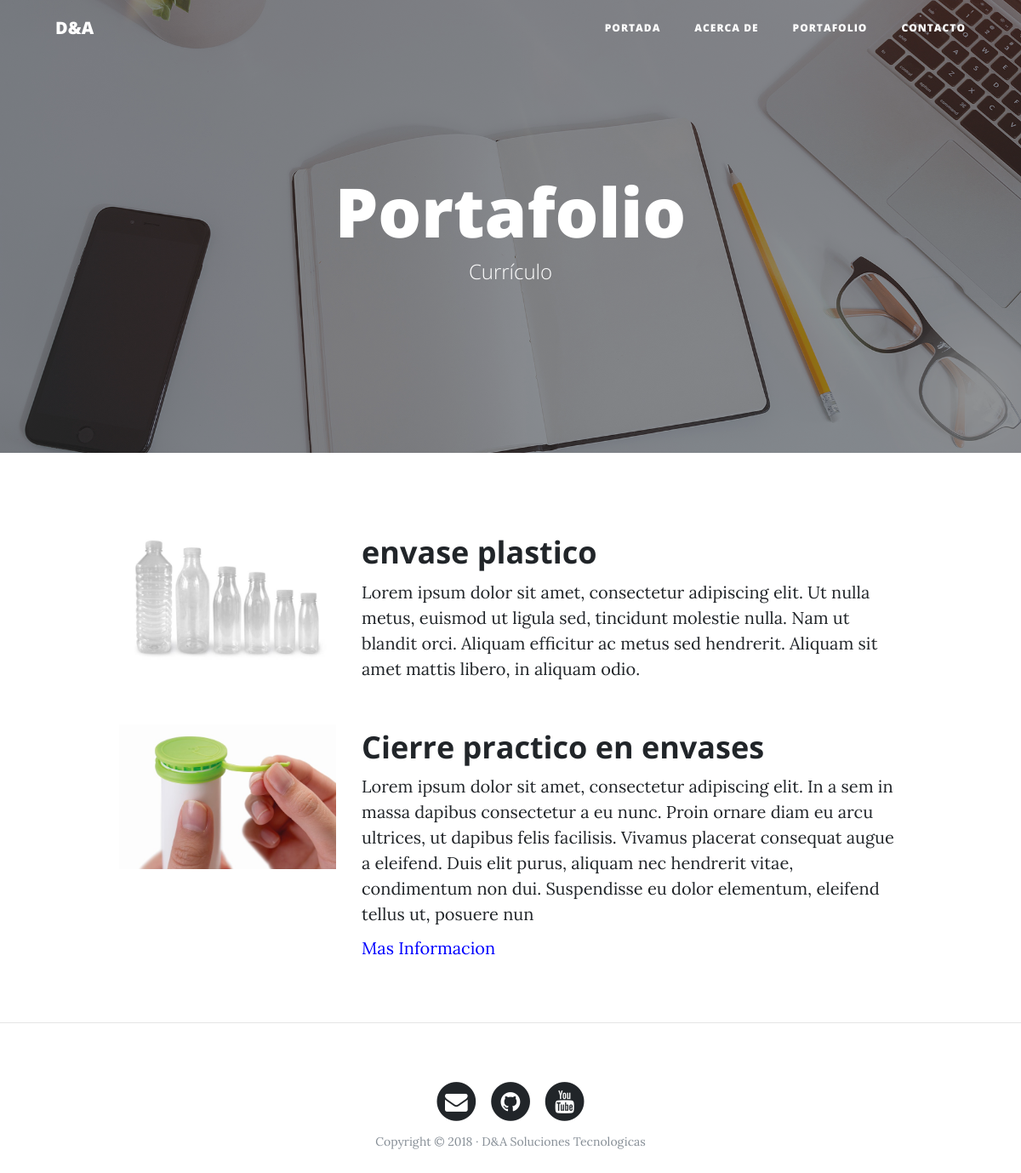
The page /portfolio/ on the database its author committed.
### portfolio/models.py (models this page shows, shortened)
class Project(models.Model):
    title = models.CharField(max_length=200,verbose_name ="titulo")
    description = models.TextField(verbose_name = "descripcion")
    image = models.ImageField(verbose_name ="Imagen", upload_to="projects")
    info = models.URLField(max_length=200,blank=True,null=True)
    created = models.DateTimeField(auto_now_add=True, verbose_name="Fecha de creación")
    updated = models.DateTimeField(auto_now=True, verbose_name="Fecha de edición")
    class Meta:
        verbose_name = 'Proyecto'
        verbose_name_plural = 'Proyectos'
        ordering = ["-created"]

### portfolio/views.py (the view)
# urls.py: path('portfolio/',portfolio_views.portfolio,name="portfolio"),
def portfolio(request):
    projects = Project.objects.all()
    return render(request,'portfolio/portfolio.html',{'projects':projects})

### portfolio/templates/portfolio/portfolio.html (shortened to what this page needs)
{% extends 'core/base.html' %}
{% block background %}{% load static %}{%static 'core/img/portfolio-bg.jpg' %}{% endblock %}
{% block header %}
<h1>Portafolio</h1>
<span class="subheading">Currículo</span>
{% endblock %}
{% block content %}
<div class="container">
{% for project in projects %}
    <div class="row project">
        <div class="col-lg-3 col-md-4 offset-lg-1">
            <img class="img-fluid" src="{{project.image.url}}" alt="">
        </div>
        <div class="col-lg-7 col-md-8">
            <h2 class="section-heading title">{{project.title}}</h2>
            <p>{{project.description}}</p>
            {% if project.info %}
            <a href="{{project.info}}" style="color:blue">Mas Informacion</a>
            {% endif %}
        </div>
    </div>
{% endfor %}
</div>
<hr>
{% endblock %}

### rows shown on the page
Project: image (picture), title "envase plastico", description "Lorem ipsum dolor sit amet, consectetur adipiscing elit. Ut nulla metus, euismod ut ligula sed, tincidunt molestie nulla. Nam ut blandit orci. Aliquam efficitur ac metus sed hendrerit. Aliquam sit amet mattis libero, in aliquam odio."
Project: image (picture), title "Cierre practico en envases", description "Lorem ipsum dolor sit amet, consectetur adipiscing elit. In a sem in massa dapibus consectetur a eu nunc. Proin ornare diam eu arcu ultrices, ut dapibus felis facilisis. Vivamus placerat consequat augue a eleifend. Duis elit purus, aliquam nec hendrerit vitae, condimentum non dui. Suspendisse eu dolor elementum, eleifend tellus ut, posuere nun"
